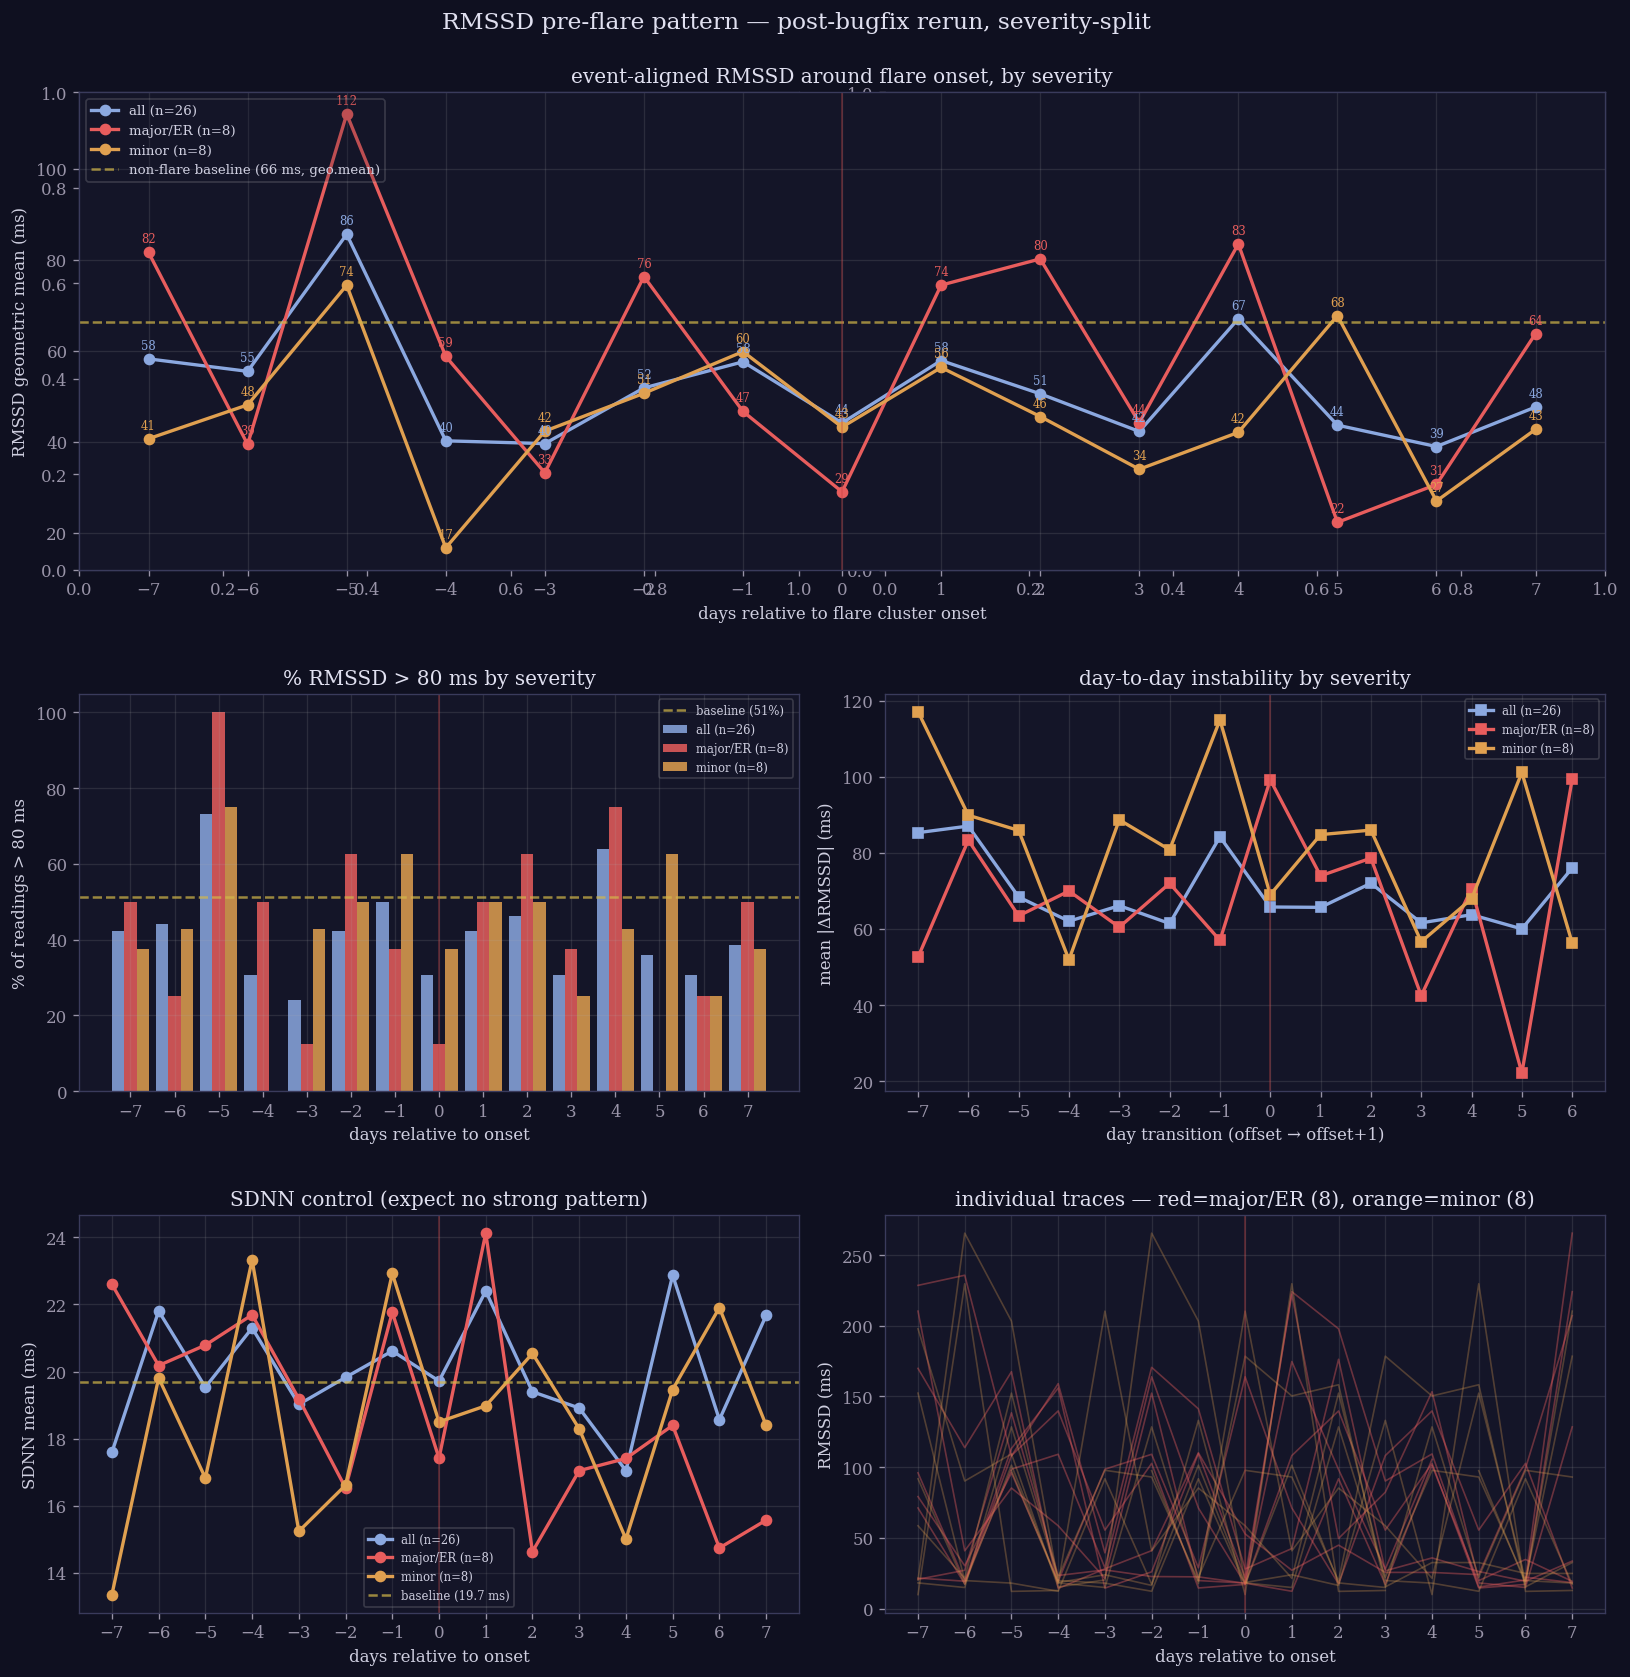

This figure's Python source:
#!/usr/bin/env python3
"""
Rerun of the RMSSD pre-flare pattern analysis with post-bugfix data.

Differences from the original chart (rmssd_flare_analysis.png):
- Uses post-commit-79f6806 RMSSD (heartbeat timestamps no longer mixed across series)
- Splits majors / minors / unspecified into separate panels
- Adds day-to-day |ΔRMSSD| instability metric
- Runs Mann-Whitney tests with updated n

Usage:
    /home/alaric/projects/.venv/bin/python rmssd_flare_rerun.py

Outputs a PNG next to the script: rmssd_flare_rerun.png
"""
import csv
import os
from collections import defaultdict
from datetime import datetime, timedelta

import matplotlib
matplotlib.use("Agg")
import matplotlib.pyplot as plt
import numpy as np
from scipy import stats

CSV = "/home/alaric/projects/sardines-track/backups/biotracking_backup_20260419_124453/daily_observations.csv"
OUT = "/home/alaric/projects/sardines-track/rmssd_flare_rerun.png"

# --- load ---
rows = {}
with open(CSV) as f:
    for r in csv.DictReader(f):
        rows[r["date"]] = r


def tf(v):
    if v in ("", None):
        return None
    try:
        return float(v)
    except ValueError:
        return None


def tb(v):
    if v in ("", None, "0"):
        return 0
    try:
        return 1 if int(v) == 1 else 0
    except ValueError:
        return 0


def dplus(d, n):
    return (datetime.strptime(d, "%Y-%m-%d") + timedelta(days=n)).strftime("%Y-%m-%d")


# --- identify flare CLUSTERS (group adjacent flare days) ---
flare_dates = sorted(d for d, r in rows.items() if tb(r.get("flare_occurred")))
cluster_onsets = []  # (first_date, severity_of_first_day)
i = 0
while i < len(flare_dates):
    onset = flare_dates[i]
    onset_sev = rows[onset].get("flare_severity") or "unspecified"
    # skip the rest of this run of adjacent dates
    j = i + 1
    while j < len(flare_dates) and flare_dates[j] == dplus(flare_dates[j - 1], 1):
        j += 1
    cluster_onsets.append((onset, onset_sev))
    i = j

print(f"Total flare clusters: {len(cluster_onsets)}")
for sev in ("major", "minor", "er_visit", "unspecified"):
    n = sum(1 for _, s in cluster_onsets if s == sev)
    print(f"  {sev}: {n}")

# --- event-align RMSSD around each onset ---
OFFSETS = list(range(-7, 8))


def align(field, group_filter=None):
    """Returns dict {offset: [values]} across all cluster onsets in the group."""
    out = {k: [] for k in OFFSETS}
    for onset_date, sev in cluster_onsets:
        if group_filter and not group_filter(sev):
            continue
        for off in OFFSETS:
            d = dplus(onset_date, off)
            r = rows.get(d)
            if r is None:
                continue
            v = tf(r.get(field))
            if v is not None:
                out[off].append(v)
    return out


GROUPS = {
    "all (n={n})": lambda s: True,
    "major/ER (n={n})": lambda s: s in ("major", "er_visit"),
    "minor (n={n})": lambda s: s == "minor",
}


def group_n(filter_fn):
    return sum(1 for _, s in cluster_onsets if filter_fn(s))


# --- non-flare baseline (days not within ±3 of any flare) ---
flare_set = set(flare_dates)
proximity = set()
for d in flare_dates:
    for off in range(-3, 4):
        proximity.add(dplus(d, off))

baseline_rmssd = [
    tf(r.get("hrv_rmssd"))
    for d, r in rows.items()
    if d not in proximity and tf(r.get("hrv_rmssd")) is not None
]
baseline_sdnn = [
    tf(r.get("hrv"))
    for d, r in rows.items()
    if d not in proximity and tf(r.get("hrv")) is not None
]

base_rmssd_mean = float(np.mean(baseline_rmssd)) if baseline_rmssd else 0
base_rmssd_gmean = float(stats.gmean([x for x in baseline_rmssd if x > 0])) if baseline_rmssd else 0
base_sdnn_mean = float(np.mean(baseline_sdnn)) if baseline_sdnn else 0
base_pct_over_80 = (
    sum(1 for x in baseline_rmssd if x > 80) / len(baseline_rmssd) * 100 if baseline_rmssd else 0
)

print(f"\nNon-flare baseline (excluding ±3 days around any flare):")
print(f"  RMSSD arithmetic mean: {base_rmssd_mean:.1f} ms (n={len(baseline_rmssd)})")
print(f"  RMSSD geometric mean:  {base_rmssd_gmean:.1f} ms")
print(f"  % RMSSD > 80 ms:       {base_pct_over_80:.1f}%")
print(f"  SDNN arithmetic mean:  {base_sdnn_mean:.1f} ms (n={len(baseline_sdnn)})")

# --- compute group aligned means/medians ---
group_data = {}
for label_fmt, filt in GROUPS.items():
    n = group_n(filt)
    label = label_fmt.format(n=n)
    rmssd_aligned = align("hrv_rmssd", filt)
    sdnn_aligned = align("hrv", filt)
    group_data[label] = {
        "filter": filt,
        "n": n,
        "rmssd": rmssd_aligned,
        "sdnn": sdnn_aligned,
        "rmssd_gmean": {
            off: float(stats.gmean([x for x in v if x > 0])) if len(v) > 0 else np.nan
            for off, v in rmssd_aligned.items()
        },
        "rmssd_mean": {
            off: float(np.mean(v)) if v else np.nan for off, v in rmssd_aligned.items()
        },
        "sdnn_mean": {off: float(np.mean(v)) if v else np.nan for off, v in sdnn_aligned.items()},
        "pct_over_80": {
            off: (sum(1 for x in v if x > 80) / len(v) * 100) if v else np.nan
            for off, v in rmssd_aligned.items()
        },
    }

# --- day-to-day instability |Δᵢ| per-cluster per-transition, aggregated by severity ---
def compute_instability(filter_fn):
    deltas_per_transition = {off: [] for off in OFFSETS[:-1]}  # transitions -7->-6 ... +6->+7
    for onset_date, sev in cluster_onsets:
        if not filter_fn(sev):
            continue
        seq = []
        for off in OFFSETS:
            d = dplus(onset_date, off)
            r = rows.get(d)
            v = tf(r.get("hrv_rmssd")) if r else None
            seq.append(v)
        for i in range(len(seq) - 1):
            if seq[i] is not None and seq[i + 1] is not None:
                deltas_per_transition[OFFSETS[i]].append(abs(seq[i + 1] - seq[i]))
    return {off: float(np.mean(v)) if v else np.nan for off, v in deltas_per_transition.items()}


instability = {
    label: compute_instability(info["filter"]) for label, info in group_data.items()
}

# --- Mann-Whitney: day-1 vs day-0 within each group ---
print("\nMann-Whitney U (day -1 vs day 0 RMSSD):")
for label, info in group_data.items():
    a, b = info["rmssd"].get(-1, []), info["rmssd"].get(0, [])
    if len(a) >= 3 and len(b) >= 3:
        u, p = stats.mannwhitneyu(a, b, alternative="two-sided")
        print(f"  {label}: U={u:.1f}, p={p:.3f}, n(-1)={len(a)} n(0)={len(b)}")
    else:
        print(f"  {label}: insufficient n ({len(a)} vs {len(b)})")

# --- plotting ---
plt.rcParams["figure.facecolor"] = "#0f1020"
plt.rcParams["axes.facecolor"] = "#141528"
plt.rcParams["axes.edgecolor"] = "#3a3b5c"
plt.rcParams["axes.labelcolor"] = "#cfcfe0"
plt.rcParams["xtick.color"] = "#9994a8"
plt.rcParams["ytick.color"] = "#9994a8"
plt.rcParams["text.color"] = "#cfcfe0"
plt.rcParams["font.family"] = "serif"

COLORS = {
    "all (n={n})".format(n=group_n(lambda s: True)): "#8ba8e0",
    "major/ER (n={n})".format(n=group_n(lambda s: s in ("major", "er_visit"))): "#e85d5d",
    "minor (n={n})".format(n=group_n(lambda s: s == "minor")): "#e0a050",
}

fig, axes = plt.subplots(3, 2, figsize=(14, 14), gridspec_kw={"height_ratios": [1.2, 1, 1]})
fig.suptitle(
    "RMSSD pre-flare pattern — post-bugfix rerun, severity-split",
    fontsize=14,
    color="#e0e0f0",
    y=0.995,
)

# Panel 1 (top, spans both cols): geometric mean RMSSD by severity
ax0 = plt.subplot2grid((3, 2), (0, 0), colspan=2)
for label, info in group_data.items():
    if info["n"] == 0:
        continue
    y = [info["rmssd_gmean"][off] for off in OFFSETS]
    ax0.plot(OFFSETS, y, marker="o", lw=2, label=label, color=COLORS.get(label, "#888"))
    for off, val in zip(OFFSETS, y):
        if not np.isnan(val):
            ax0.annotate(
                f"{val:.0f}",
                (off, val),
                textcoords="offset points",
                xytext=(0, 6),
                ha="center",
                fontsize=7,
                color=COLORS.get(label, "#888"),
            )
ax0.axhline(base_rmssd_gmean, color="#d4b84a", linestyle="--", alpha=0.7,
            label=f"non-flare baseline ({base_rmssd_gmean:.0f} ms, geo.mean)")
ax0.axvline(0, color="#c94040", alpha=0.4, lw=1)
ax0.set_xticks(OFFSETS)
ax0.set_xlabel("days relative to flare cluster onset")
ax0.set_ylabel("RMSSD geometric mean (ms)")
ax0.set_title("event-aligned RMSSD around flare onset, by severity", color="#e0e0f0")
ax0.legend(loc="upper left", fontsize=8, framealpha=0.2)
ax0.grid(True, alpha=0.15)

# Panel 2 (middle left): % RMSSD > 80 ms
ax1 = axes[1][0]
width = 0.28
for i, (label, info) in enumerate(group_data.items()):
    if info["n"] == 0:
        continue
    y = [info["pct_over_80"][off] for off in OFFSETS]
    x = [off + (i - 1) * width for off in OFFSETS]
    ax1.bar(x, y, width=width, label=label, color=COLORS.get(label, "#888"), alpha=0.85)
ax1.axhline(base_pct_over_80, color="#d4b84a", linestyle="--", alpha=0.7,
            label=f"baseline ({base_pct_over_80:.0f}%)")
ax1.axvline(0, color="#c94040", alpha=0.4, lw=1)
ax1.set_xticks(OFFSETS)
ax1.set_xlabel("days relative to onset")
ax1.set_ylabel("% of readings > 80 ms")
ax1.set_title("% RMSSD > 80 ms by severity", color="#e0e0f0")
ax1.legend(fontsize=7, framealpha=0.2)
ax1.grid(True, alpha=0.15)

# Panel 3 (middle right): day-to-day instability |Δᵢ|
ax2 = axes[1][1]
for label, info in group_data.items():
    if info["n"] == 0:
        continue
    y = [instability[label].get(off, np.nan) for off in OFFSETS[:-1]]
    ax2.plot(OFFSETS[:-1], y, marker="s", lw=2, label=label, color=COLORS.get(label, "#888"))
ax2.axvline(0, color="#c94040", alpha=0.4, lw=1)
ax2.set_xticks(OFFSETS[:-1])
ax2.set_xlabel("day transition (offset → offset+1)")
ax2.set_ylabel("mean |ΔRMSSD| (ms)")
ax2.set_title("day-to-day instability by severity", color="#e0e0f0")
ax2.legend(fontsize=7, framealpha=0.2)
ax2.grid(True, alpha=0.15)

# Panel 4 (bottom left): SDNN control
ax3 = axes[2][0]
for label, info in group_data.items():
    if info["n"] == 0:
        continue
    y = [info["sdnn_mean"][off] for off in OFFSETS]
    ax3.plot(OFFSETS, y, marker="o", lw=2, label=label, color=COLORS.get(label, "#888"))
ax3.axhline(base_sdnn_mean, color="#d4b84a", linestyle="--", alpha=0.7,
            label=f"baseline ({base_sdnn_mean:.1f} ms)")
ax3.axvline(0, color="#c94040", alpha=0.4, lw=1)
ax3.set_xticks(OFFSETS)
ax3.set_xlabel("days relative to onset")
ax3.set_ylabel("SDNN mean (ms)")
ax3.set_title("SDNN control (expect no strong pattern)", color="#e0e0f0")
ax3.legend(fontsize=7, framealpha=0.2)
ax3.grid(True, alpha=0.15)

# Panel 5 (bottom right): individual major/ER traces
ax4 = axes[2][1]
majors = [(d, s) for d, s in cluster_onsets if s in ("major", "er_visit")]
minors = [(d, s) for d, s in cluster_onsets if s == "minor"]
for onset, sev in majors:
    y = []
    for off in OFFSETS:
        v = tf(rows.get(dplus(onset, off), {}).get("hrv_rmssd"))
        y.append(v if v is not None else np.nan)
    ax4.plot(OFFSETS, y, color="#e85d5d", alpha=0.4, lw=1)
for onset, sev in minors:
    y = []
    for off in OFFSETS:
        v = tf(rows.get(dplus(onset, off), {}).get("hrv_rmssd"))
        y.append(v if v is not None else np.nan)
    ax4.plot(OFFSETS, y, color="#e0a050", alpha=0.3, lw=1)
ax4.axvline(0, color="#c94040", alpha=0.4, lw=1)
ax4.set_xticks(OFFSETS)
ax4.set_xlabel("days relative to onset")
ax4.set_ylabel("RMSSD (ms)")
ax4.set_title(f"individual traces — red=major/ER ({len(majors)}), orange=minor ({len(minors)})",
              color="#e0e0f0")
ax4.grid(True, alpha=0.15)

plt.tight_layout()
plt.savefig(OUT, dpi=120, bbox_inches="tight", facecolor="#0f1020")
print(f"\nSaved: {OUT}")
